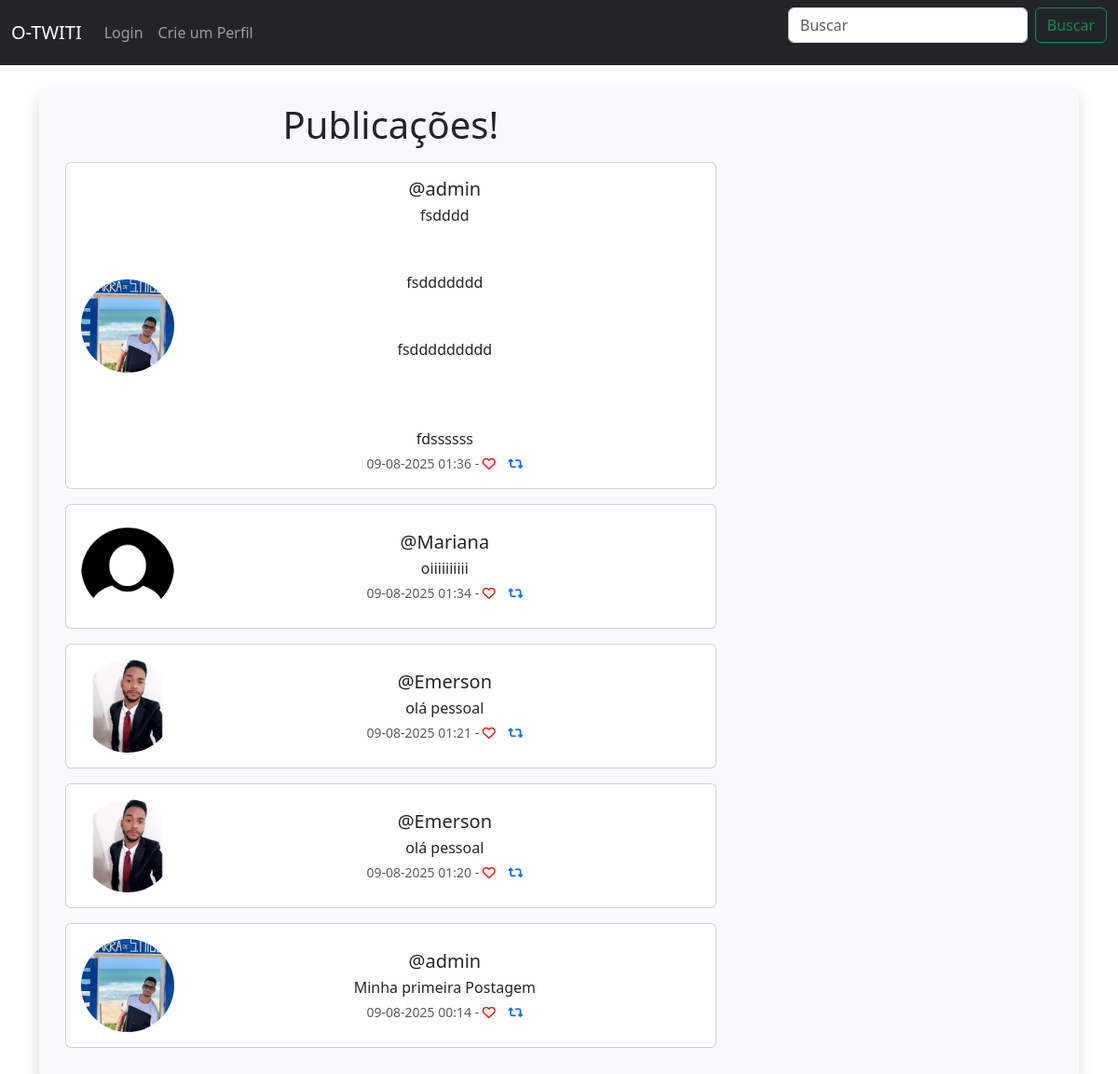
The app's page /, older data.
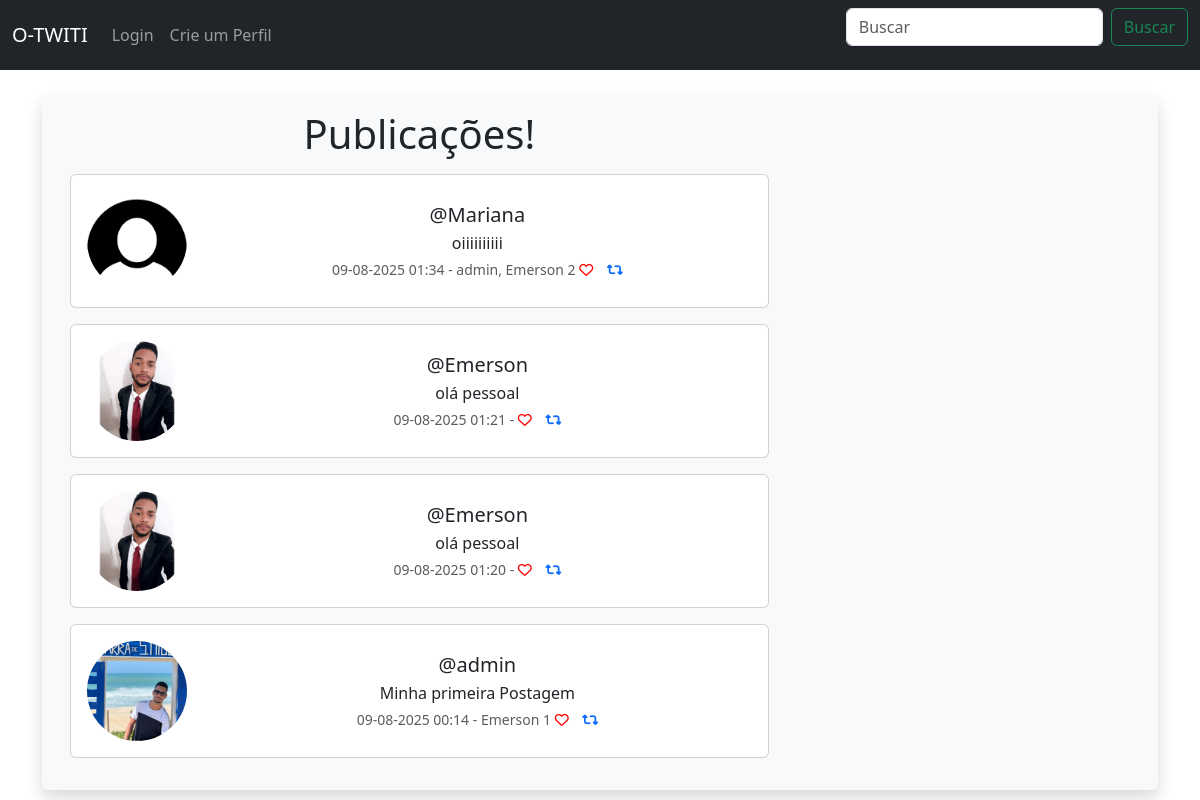
The same page, newer data.
### musker/models.py (models this page shows, shortened)
class Meep(models.Model):
    user = models.ForeignKey(User, related_name='meeps', on_delete=models.DO_NOTHING)
    body = models.CharField(max_length=280)
    created_at = models.DateTimeField(auto_now_add=True)
    likes = models.ManyToManyField(User, related_name='meep_like', blank=True)
    shared_from = models.ForeignKey('self', null=True, blank=True, on_delete=models.SET_NULL, related_name='shares')
    @property
    def number_of_shares(self):
        return self.shares.count()
    @property
    def number_of_likes(self):
        return self.likes.count()

class UserProfile(models.Model):
    user = models.OneToOneField(User, on_delete=models.CASCADE)
    follows = models.ManyToManyField("self", related_name="followed_by", symmetrical=False, blank=True)
    date_modified = models.DateTimeField(User, auto_now=True)
    profile_image = models.ImageField(upload_to='images/', blank=True, null=True)

### musker/views.py (the view)
# urls.py: path('', views.home, name='home'),
def home(request):
    if request.user.is_authenticated:
        form = MeepForm(request.POST or None)
        if request.method == "POST":
            if form.is_valid():
                meep = form.save(commit=False)
                meep.user = request.user
                meep.save()
                messages.success(request, "Publicação criada com sucesso!")
                return redirect('home')
        meeps = Meep.objects.all().order_by('-created_at')
        return render(request, 'home.html', {"meeps": meeps, "form": form})
    else:
        meeps = Meep.objects.all().order_by('-created_at')
        return render(request, 'home.html', {"meeps":meeps})

### musker/templates/home.html (shortened to what this page needs)
<link rel="stylesheet" href="https://cdnjs.cloudflare.com/ajax/libs/font-awesome/6.4.2/css/all.min.css">
{% extends "base.html" %}
{% load static %}
{% block content %}
<div class="container text-center">
    <div class="row bg-light p-3 rounded shadow">
        <div class="col-12 col-md-4 order-1 order-md-2 mb-4 mb-md-0">
</div>
<div class="col-12 col-md-8 order-2 order-md-1">
    <h1 class="mb-3">Publicações!</h1>
    {% for meep in meeps %}
    <div class="card mb-3">
        <div class="card-body d-flex align-items-center">
            {% if meep.user.userprofile.profile_image %}
                <img src="{{ meep.user.userprofile.profile_image.url }}" alt="{{ meep.user.username }}" style="width: 100px; height: 100px; border-radius: 50%; object-fit: cover; margin-right: 16px;">
            {% else %}
                <img src="{% static 'images/FotoDePefil.png' %}" alt="Imagem padrão" style="width: 100px; height: 100px; border-radius: 50%; object-fit: cover; margin-right: 16px;">
            {% endif %}
            <div style="flex: 1; min-width: 0;">
                <h5 class="card-title mb-1">@{{ meep.user.username }}</h5>
                <p class="card-text mb-1" style="word-break: break-word; white-space: pre-line;">{{ meep.body }}</p>
                <p class="card-text">
                    <small class="text-muted">
                            {{ meep.created_at|date:"d-m-Y H:i" }}
                            -
                            {% if user in meep.likes.all %}
                            {{ meep.likes.all|join:", " }}
                            {% if meep.number_of_likes > 0 %}
                                {{ meep.number_of_likes }}
                            {% endif %}
                            <a style="text-decoration: none;" href="{% url 'meep_like' meep.id %}" title="Descurtir">
                                <i class="fa-solid fa-heart" style="color: red; margin-right: 10px;"></i>
                            </a>
                            {% else %}
                                {{ meep.likes.all|join:", " }}
                                {% if meep.number_of_likes > 0 %}
                                    {{ meep.number_of_likes }}
                                {% endif %}
                                <a style="text-decoration: none;" href="{% url 'meep_like' meep.id %}" title="Curtir">
                                    <i class="fa-regular fa-heart" style="color: red; margin-right: 10px;" ></i>
                                </a>
                            {% endif %}
                            <a style="text-decoration: none;" href="{% url 'meep_share' meep.id %}" title="Compartilhar">
                                    <i class="fa-solid fa-retweet"></i>
                            </a>
                    </small>
                </p>
            </div>
        </div>
    </div>
    {% endfor %}
</div>
    </div>
</div>
{% endblock %}

Row changes from the older to the newer data that the page shows:
removed Meep: user.userprofile.profile_image (picture), user.username "admin", body "fsdddd fsddddddd fsddddddddd fdssssss", created_at "09-08-2025 01:36"
shown differently, row unchanged: Meep "oiiiiiiiiii": likes.all (not shown) → "admin, Emerson"; number_of_likes (not shown) → "2"
shown differently, row unchanged: Meep "Minha primeira Postagem": likes.all (not shown) → "Emerson"; number_of_likes (not shown) → "1"
